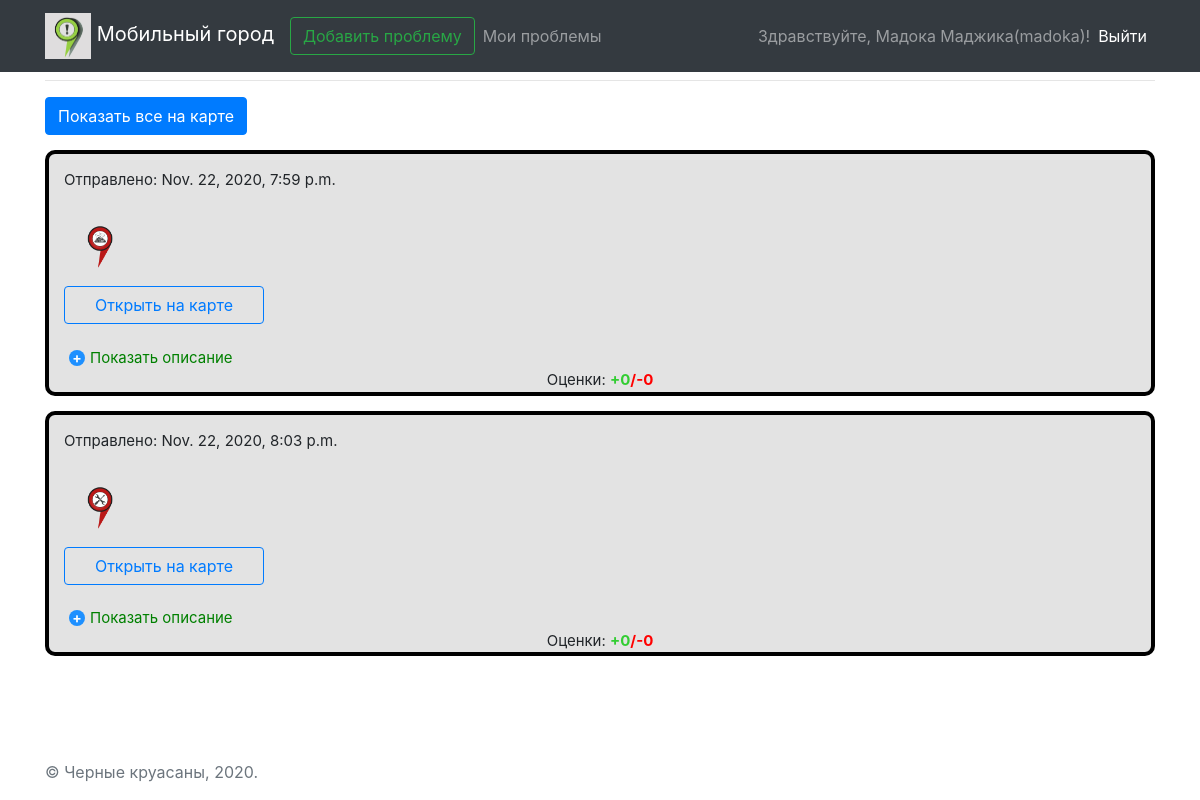
The page /uproblems/ (signed in) on the database as committed earlier.
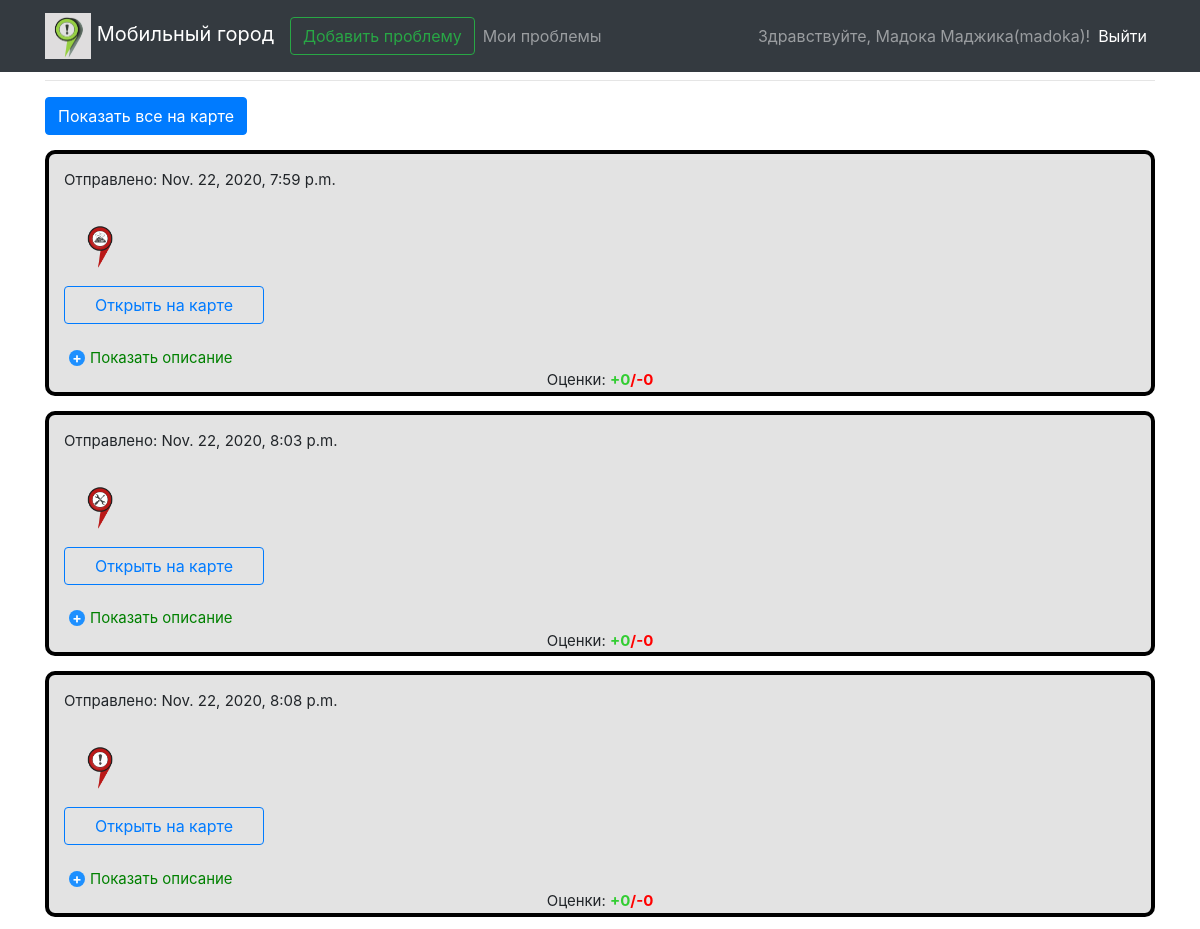
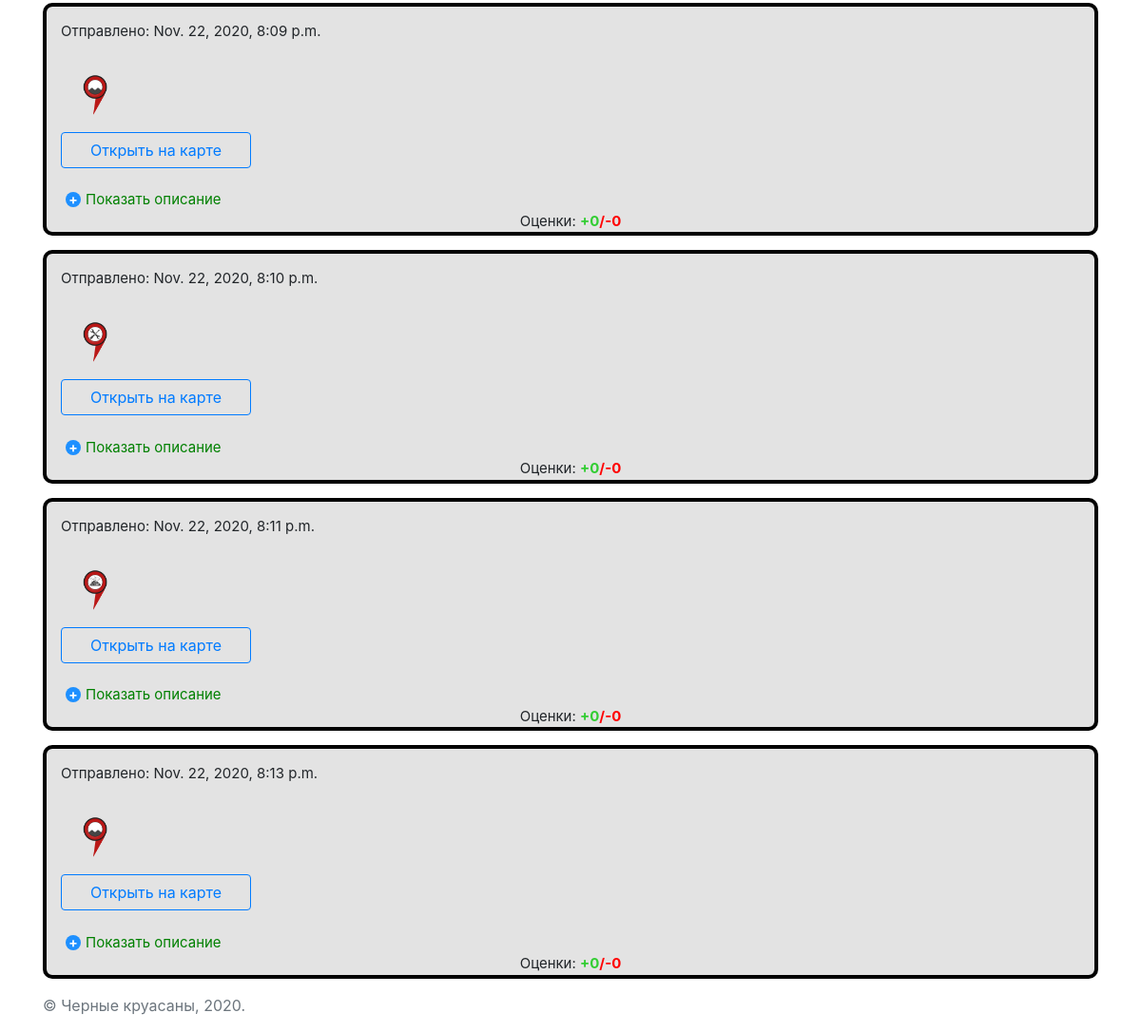
The same page on the database as committed later (2 pictures, top to bottom).
### hakaton_app/models.py (models this page shows)
class Problem(models.Model):
    lat = models.FloatField()
    lng = models.FloatField()
    type = models.IntegerField()
    date = models.DateTimeField()
    description = models.CharField(max_length=1500)
    votes_pos = models.IntegerField()
    votes_neg = models.IntegerField()
    author_id = models.IntegerField()

### hakaton_app/views.py (the view)
# urls.py: path("uproblems/", views.user_problems, name="sub_prob"),
@login_required
def user_problems(request):
    context = get_base_context(request, "Мои проблемы")
    context["problems_list"] = Problem.objects.filter(author_id=request.user.id)
    return render(request, "pages/sub_prob.html", context)

### hakaton_app/views.py (called while the page is built)
def get_base_context(request, pagename):
    return {
        'pagename': pagename,
        'loginform': LoginForm(),
        'user': request.user,
    }

### templates/pages/sub_prob.html (shortened to what this page needs)
{% extends 'base.html' %}
{% block pagename %}
<div class="row">
    <div class="col text-center">
        <h1>{{pagename}}</h1><hr>
    </div>
</div>
{% endblock %}
{% block content %}
<div class="row">
    <div class="col">
        <form action="{% url "mmap_view" %}" method="post">
            <button type="submit" class="btn btn-primary" style="margin-bottom: 15px">Показать все на карте</button>
        </form>
    </div>
</div>
<div class="grid">
{%  for i in problems_list %}
    <div class="item">
        <lable align ="left">Отправлено: {{ i.date }}</lable><br>
        <img id="img-{{ i.id }}" src="" style="width: 72px; height: 72px; alignment: right">
        <a class="btn btn-outline-primary" style="max-width: 200px" href="{% url 'map_view' %}?id={{ i.id }}">Открыть на карте</a><br>
        <div class="demo">
   		<label for="hd-{{ i.id }}">Показать описание</label>
        </div>
    <div align="middle"><lable>Оценки: </lable><b><font color=#32CD32>+{{ i.votes_pos }}</font><font color=#FF0000>/-{{ i.votes_neg }}</font></b></div>
    </div>
{%  endfor %}
</div>
{% endblock %}
{% block extrajs %}
    {% load static %}
{% endblock %}

Rows that differ between the two databases and show on the page:
added Problem: date "Nov. 22, 2020, 8:08 p.m.", shows a picture, votes_pos "0", votes_neg "0"
added Problem: date "Nov. 22, 2020, 8:09 p.m.", votes_pos "0", votes_neg "0"
added Problem: date "Nov. 22, 2020, 8:10 p.m.", votes_pos "0", votes_neg "0"
added Problem: date "Nov. 22, 2020, 8:11 p.m.", votes_pos "0", votes_neg "0"
added Problem: date "Nov. 22, 2020, 8:13 p.m.", votes_pos "0", votes_neg "0"
